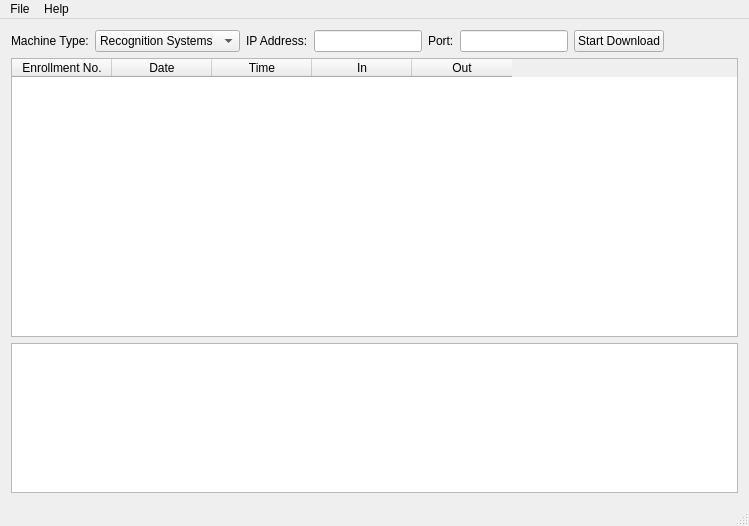
<?xml version="1.0" encoding="UTF-8"?>
<ui version="4.0">
 <class>BDMainWindow</class>
 <widget class="QMainWindow" name="BDMainWindow">
  <property name="geometry">
   <rect>
    <x>0</x>
    <y>0</y>
    <width>749</width>
    <height>526</height>
   </rect>
  </property>
  <property name="windowTitle">
   <string/>
  </property>
  <widget class="QWidget" name="centralWidget">
   <layout class="QVBoxLayout" name="verticalLayout">
    <item>
     <layout class="QHBoxLayout" name="horizontalLayout">
      <item>
       <widget class="QLabel" name="label">
        <property name="text">
         <string>Machine Type:</string>
        </property>
       </widget>
      </item>
      <item>
       <widget class="QComboBox" name="cboMachine">
        <item>
         <property name="text">
          <string>Recognition Systems</string>
         </property>
        </item>
       </widget>
      </item>
      <item>
       <widget class="QLabel" name="label_2">
        <property name="text">
         <string>IP Address:</string>
        </property>
       </widget>
      </item>
      <item>
       <widget class="QLineEdit" name="txtIP"/>
      </item>
      <item>
       <widget class="QLabel" name="label_3">
        <property name="text">
         <string>Port:</string>
        </property>
       </widget>
      </item>
      <item>
       <widget class="QLineEdit" name="txtPort"/>
      </item>
      <item>
       <widget class="QPushButton" name="cmdDownload">
        <property name="text">
         <string>Start Download</string>
        </property>
       </widget>
      </item>
      <item>
       <spacer name="horizontalSpacer">
        <property name="orientation">
         <enum>Qt::Horizontal</enum>
        </property>
        <property name="sizeHint" stdset="0">
         <size>
          <width>40</width>
          <height>20</height>
         </size>
        </property>
       </spacer>
      </item>
     </layout>
    </item>
    <item>
     <widget class="QTableWidget" name="tblProgress">
      <column>
       <property name="text">
        <string>Enrollment No.</string>
       </property>
      </column>
      <column>
       <property name="text">
        <string>Date</string>
       </property>
      </column>
      <column>
       <property name="text">
        <string>Time</string>
       </property>
      </column>
      <column>
       <property name="text">
        <string>In</string>
       </property>
      </column>
      <column>
       <property name="text">
        <string>Out</string>
       </property>
      </column>
     </widget>
    </item>
    <item>
     <widget class="QTextBrowser" name="txtLog">
      <property name="maximumSize">
       <size>
        <width>16777215</width>
        <height>150</height>
       </size>
      </property>
     </widget>
    </item>
   </layout>
  </widget>
  <widget class="QMenuBar" name="menuBar">
   <property name="geometry">
    <rect>
     <x>0</x>
     <y>0</y>
     <width>749</width>
     <height>19</height>
    </rect>
   </property>
   <widget class="QMenu" name="menuFile">
    <property name="title">
     <string>File</string>
    </property>
    <addaction name="actionPreferences"/>
    <addaction name="actionExit"/>
   </widget>
   <widget class="QMenu" name="menuHelp">
    <property name="title">
     <string>Help</string>
    </property>
    <addaction name="actionAbout_Bd"/>
    <addaction name="actionAbout_Qt"/>
   </widget>
   <addaction name="menuFile"/>
   <addaction name="menuHelp"/>
  </widget>
  <widget class="QStatusBar" name="statusBar"/>
  <action name="actionExit">
   <property name="text">
    <string>Exit</string>
   </property>
  </action>
  <action name="actionPreferences">
   <property name="text">
    <string>Preferences</string>
   </property>
  </action>
  <action name="actionAbout_Bd">
   <property name="text">
    <string>About Bd</string>
   </property>
  </action>
  <action name="actionAbout_Qt">
   <property name="text">
    <string>About Qt</string>
   </property>
  </action>
 </widget>
 <layoutdefault spacing="6" margin="11"/>
 <resources/>
 <connections/>
</ui>
